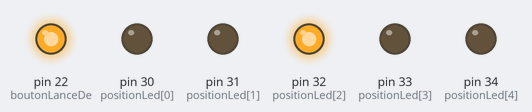
Bench run of a sketch on a simulated Arduino Mega 2560, built with avr-gcc and run on an emulated ATmega2560. On the bench: output pins drawn as LEDs (lit = HIGH). Random numbers use the default seed unless the sketch sets one; what the sketch prints to the serial monitor is not drawn.

Above: at 0.1 s.
At 5.85 s:
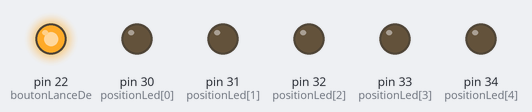
At 12.55 s:
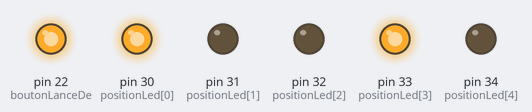
At 28.51 s:
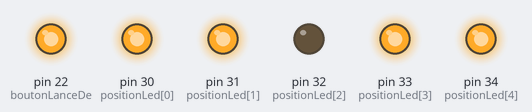
At 39.12 s:
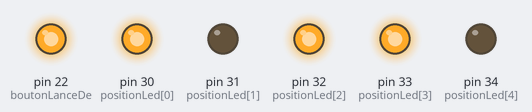
Timing chart, 0 to 40.0 s (numbered marks = the images above):
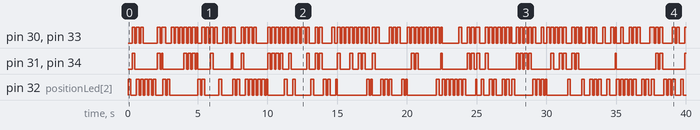

The sketch:

D__5_faces.ino
```cpp
/* Initialisation des varirables globales */
int nbAlea = 0;
int boutonLanceDe = 22;
int positionLed[5] = {30,31,32,33,34};
int delaiAttente = 100;
bool boutonPoussoir = 0;

void setup() {
  /* Initialisation des nombres aléatoires */
  randomSeed(analogRead(0));//initialise la séquence aléatoire

  /* Pin en mode entrée PULL-UP */
  pinMode(boutonLanceDe,INPUT_PULLUP);

  /*Pin en mode Sortie courant */
  for(int nombreTour = 0; nombreTour <= 6; nombreTour++){
    pinMode(positionLed[nombreTour],OUTPUT);
  }

  /* Mise en place de la communication série */
  Serial.begin(9600);
  Serial.println("Communication initialisée");
}

void loop() {
  boutonPoussoir=digitalRead(boutonLanceDe);
  if(boutonPoussoir == 1 )
  {
    /* Simulation du lancé du Dé (roulement) */
    LanceDe();

    /* Dernier nombre à afficher -> Résultat */
    nbAlea = random (4);
    AfficheResultat(nbAlea+1);
   }
   delay(100);
}

/* Simule le lancé du dé (génération de plusieurs nombres succésifs */
void LanceDe()
{
  int i = 0;
  int chiffre;
  for(i=0;i<8;i++){
    chiffre = random(4);
    AfficheResultat(chiffre+1);
    delay(200);
    RemiseZero();
    delay(100);
  }
}

/* Mise à Zéro des LEDS's */
void RemiseZero()
{
  digitalWrite(30,LOW);
  digitalWrite(31,LOW);
  digitalWrite(32,LOW);
  digitalWrite(33,LOW);
  digitalWrite(34,LOW);
}

/* Affiche le résultat du nombre aléatoire */
void AfficheResultat(int chiffre)
{
  switch (chiffre){
    case 1:
      digitalWrite(30,LOW);
      digitalWrite(31,LOW);
      digitalWrite(32,HIGH);
      digitalWrite(33,LOW);
      digitalWrite(34,LOW);
      break;
    case 2:
      digitalWrite(30,HIGH);
      digitalWrite(31,LOW);
      digitalWrite(32,LOW);
      digitalWrite(33,HIGH);
      digitalWrite(34,LOW);
      break;
    case 3:
      digitalWrite(30,HIGH);
      digitalWrite(31,LOW);
      digitalWrite(32,HIGH);
      digitalWrite(33,HIGH);
      digitalWrite(34,LOW);
      break;
    case 4:
      digitalWrite(30,HIGH);
      digitalWrite(31,HIGH);
      digitalWrite(32,LOW);
      digitalWrite(33,HIGH);
      digitalWrite(34,HIGH);
      break;
    case 5:
      digitalWrite(30,HIGH);
      digitalWrite(31,HIGH);
      digitalWrite(32,HIGH);
      digitalWrite(33,HIGH);
      digitalWrite(34,HIGH);
      break;
  }
}
```

Measured:
- by itself, pin 32 (positionLed[2]): LOW → HIGH at 0.00 s, → LOW 0.20 s later, → HIGH 0.40 s later, → LOW 0.20 s later, … (136 changes in this stretch)
- by itself, pin 31 (positionLed[1]), pin 34 (positionLed[4]): LOW → HIGH at 0.30 s, → LOW 0.20 s later, → HIGH 1.6 s later, → LOW 0.20 s later, … (85 changes in this stretch)
